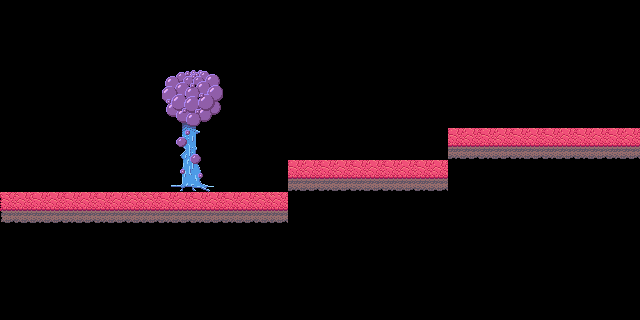

This game map was drawn from its Tiled (.tmx) file and the tilesets committed beside it. A one-line description and the full map source follow:
An orthogonal 20x10 tile map with 32x32 px tiles, 2 tile layers (Middleground, Foreground) and 16 objects.

<map version="1.10" tiledversion="1.10.2" orientation="orthogonal" renderorder="right-down" width="20" height="10" tilewidth="32" tileheight="32" infinite="0" nextlayerid="6" nextobjectid="26">
 <editorsettings>
  <export target="map.json" format="json" />
 </editorsettings>
 <tileset firstgid="1" name="tileset" tilewidth="32" tileheight="32" tilecount="128" columns="8">
  <image source="../tileset.png" trans="ff00ff" width="256" height="512" />
 </tileset>
 <layer id="1" name="Middleground" width="20" height="10">
  <data encoding="csv">
0,0,0,0,0,0,0,0,0,0,0,0,0,0,0,0,0,0,0,0,
0,0,0,0,0,0,0,0,0,0,0,0,0,0,0,0,0,0,0,0,
0,0,0,0,0,0,0,0,0,0,0,0,0,0,0,0,0,0,0,0,
0,0,0,0,0,0,0,0,0,0,0,0,0,0,0,0,0,0,0,0,
0,0,0,0,0,0,0,0,0,0,0,0,0,0,0,0,0,0,0,0,
0,0,0,0,0,0,0,0,0,0,0,0,0,0,0,0,0,0,0,0,
0,0,0,0,0,0,0,0,0,0,0,0,0,0,0,0,0,0,0,0,
0,0,0,0,0,0,0,0,0,0,0,0,0,0,0,0,0,0,0,0,
0,0,0,0,0,0,0,0,0,0,0,0,0,0,0,0,0,0,0,0,
0,0,0,0,0,0,0,0,0,0,0,0,0,0,0,0,0,0,0,0
</data>
 </layer>
 <objectgroup id="3" name="Middleground collision">
  <object id="10" x="-2.5625" y="192.75" width="290" height="24.25" />
  <object id="14" x="-24" y="-6.66667" width="24" height="232" />
  <object id="15" x="641.333" y="-4.66667" width="24" height="232" />
  <object id="20" x="288.5" y="161" width="161" height="33" />
  <object id="21" x="448.5" y="132" width="195" height="31" />
  <object id="22" x="616.5" y="102" width="23.5" height="26">
   <properties>
    <property name="Goal" type="bool" value="true" />
   </properties>
  </object>
  <object id="23" x="6.66665" y="165.5" width="18.6667" height="16">
   <properties>
    <property name="Start" type="bool" value="true" />
   </properties>
  </object>
  <object id="24" x="404.5" y="142.667" width="10" height="10.6667">
   <properties>
    <property name="Plant" type="bool" value="true" />
   </properties>
  </object>
 </objectgroup>
 <layer id="5" name="Foreground" width="20" height="10">
  <data encoding="csv">
0,0,0,0,0,0,0,0,0,0,0,0,0,0,0,0,0,0,0,0,
0,0,0,0,0,0,0,0,0,0,0,0,0,0,0,0,0,0,0,0,
0,0,0,0,0,37,38,0,0,0,0,0,0,0,0,0,0,0,0,0,
0,0,0,0,0,45,46,0,0,0,0,0,0,0,0,0,0,0,0,0,
0,0,0,0,0,53,54,0,0,0,0,0,0,0,26,26,26,26,26,26,
0,0,0,0,0,61,62,0,0,26,26,26,26,26,0,0,0,0,0,0,
25,26,26,26,27,26,26,26,27,0,0,0,0,0,0,0,0,0,0,0,
0,0,0,0,0,0,0,0,0,0,0,0,0,0,0,0,0,0,0,0,
0,0,0,0,0,0,0,0,0,0,0,0,0,0,0,0,0,0,0,0,
0,0,0,0,0,0,0,0,0,0,0,0,0,0,0,0,0,0,0,0
</data>
 </layer>
 <objectgroup id="4" name="Foreground collision">
  <object id="3" x="182.667" y="90.6667" width="18" height="100" />
  <object id="4" x="164.667" y="72" width="58" height="52" />
  <object id="6" x="3" y="192" width="286" height="27" />
  <object id="12" x="639.333" y="-0.666667" width="24" height="225.333" />
  <object id="13" x="-24" y="-6.66667" width="24" height="232" />
  <object id="18" x="288" y="160.5" width="161" height="30.5" />
  <object id="19" x="448" y="129" width="195" height="31" />
  <object id="25" x="513" y="111.167" width="10" height="10.6667">
   <properties>
    <property name="Plant" type="bool" value="true" />
   </properties>
  </object>
 </objectgroup>
</map>